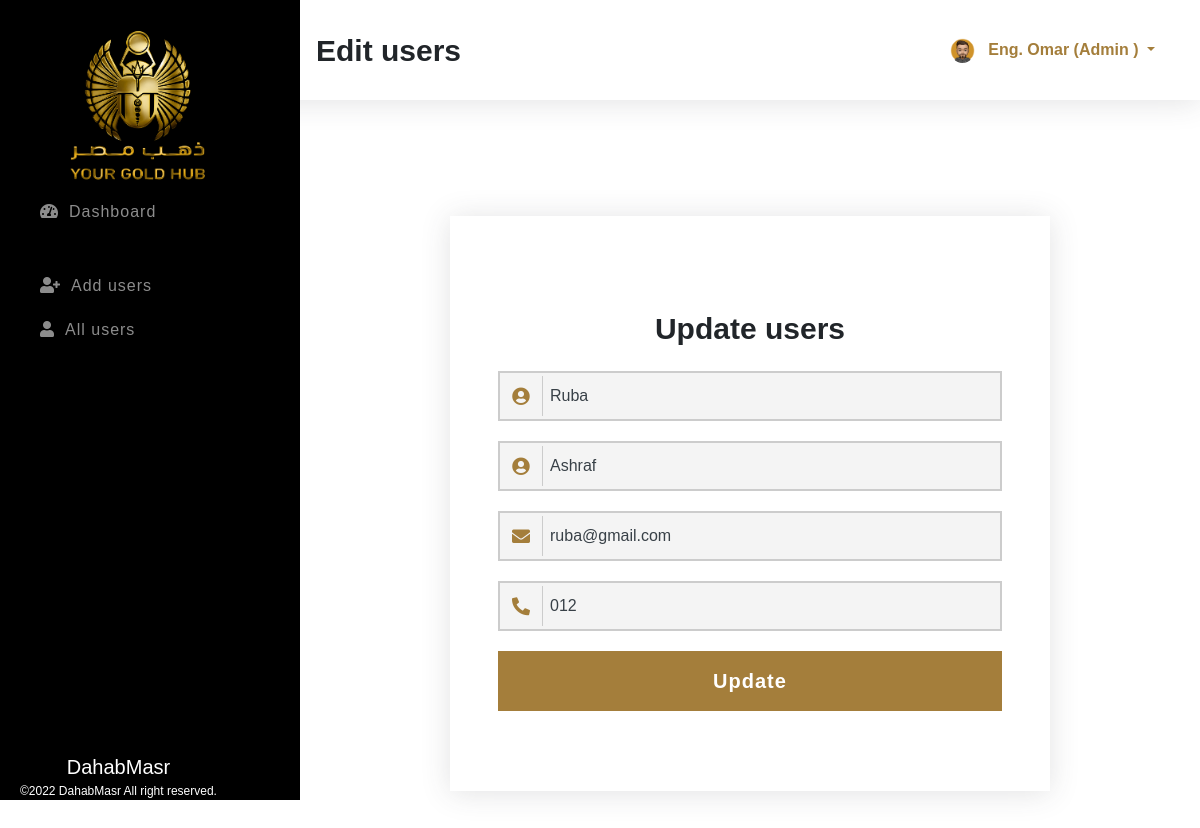
Screenshot of /inc/users.php?action=editusers&id=8 (signed in) with the database file from the repository.
### tables this page shows
CREATE TABLE `users` (
  `id` int(11) NOT NULL,
  `fname` varchar(100) NOT NULL,
  `lname` varchar(100) NOT NULL,
  `email` varchar(100) NOT NULL,
  `phone` varchar(100) NOT NULL,
  `password` varchar(255) NOT NULL,
  `role` varchar(100) NOT NULL,
  `avatar` varchar(255) NOT NULL
);

### inc/users.php (the view, shortened to what this page needs)
<?php
    $sessionId = isset($_SESSION['id']) ?$_SESSION['id'] :'';
    $sessionRole = isset($_SESSION['role']) ?$_SESSION['role'] :'';
    include_once "../config.php";
    $id = isset($_REQUEST['id']) ? $_REQUEST['id']:'dashboard';
    $action = isset($_REQUEST['action']) ?$_REQUEST['action']: '';
?>
<!DOCTYPE html>
<html lang="en">
<head>
    <link rel="stylesheet" href="../assets/css/bootstrap.min.css">
    <link rel="stylesheet" href="../assets/css/all.min.css">
    <link rel="stylesheet" href="../assets/css/style.css">
</head>
<body>
<section class="topber">
        <div class="topber__title">
            <span class="topber__title--text">
                <?php
                    if ( 'dashboard' == $id ) {
                        echo "DashBoard";
                    } elseif ( 'addusers' == $id ) {
                        echo "Add users";
                    } elseif ( 'allusers' == $id ) {
                        echo "users";
                    } elseif ( 'userProfile' == $id ) {
                        echo "Your Profile";
                    } elseif ( 'editusers' == $action ) {
                        echo "Edit users";
                    }
                ?>
            </span>
        </div>
        <div class="topber__profile">
            <?php
                $query = "SELECT fname,lname,role,avatar FROM {$sessionRole}s WHERE id='$sessionId'";
                $result = mysqli_query( $connection, $query );
                if ( $data = mysqli_fetch_assoc( $result ) ) {
                    $fname = $data['fname'];
                    $lname = $data['lname'];
                    $role = $data['role'];
                    $avatar = $data['avatar'];
                ?>
                <img src="../assets/img/<?php echo "$avatar"; ?>" height="25" width="25" class="rounded-circle" alt="profile">
                <div class="dropdown">
                    <button class="btn dropdown-toggle" type="button" id="dropdownMenuButton" data-toggle="dropdown" aria-haspopup="true" aria-expanded="false">
                    <?php
                        echo "$fname $lname (" . ucwords( $role ) . " )";
                        }
                    ?>
                    </button>
                </div>
        </div>
    </section>
    <section id="sideber" class="sideber">
        <ul class="sideber__ber">
        <img class="logo" src="../assets/img/logo.png" alt="Dahab" style="width:150px">
            <li id="left" class="sideber__item<?php if ( 'dashboard' == $id ) {
                                                  echo " active";
                                              }?>">
                <a href="../index.php?id=dashboard"><i id="left" class="fas fa-tachometer-alt"></i>Dashboard</a>
            </li>
            <?php if ( 'admin' == $sessionRole ) {?>
                <li id="left" class="sideber__item sideber__item--modify<?php if ( 'addusers' == $id ) {
                                                                            echo " active";
                                                                        }?>">
                    <a href="users.php?id=addusers"><i id="left" class="fas fa-user-plus"></i>Add users</a>
                </li><?php }?>
            <li id="left" class="sideber__item<?php if ( 'allusers' == $id ) {
    echo " active";
}?>">
                <a href="users.php?id=allusers"><i id="left" class="fas fa-user"></i>All users</a>
            </li>
        </ul>
        <footer class="text-center" style="font-size:12px;" ><span>DahabMasr</span><br>©2022 DahabMasr All right reserved.</footer>
    </section>
    <section class="main">
        <div class="container">
            <div class="users">
                <?php if ( 'editusers' == $action ) {
                        $usersID = $_REQUEST['id'];
                        $selectusers = "SELECT * FROM users WHERE id='{$usersID}'";
                        $result = mysqli_query( $connection, $selectusers );
                    $users = mysqli_fetch_assoc( $result );?>
                    <div class="addManager">
                        <div class="main__form">
                            <div class="main__form--title text-center">Update users</div>
                            <form action="../add.php" method="POST">
                                <div class="form-row">
                                    <div class="col col-12">
                                        <label class="input">
                                            <i id="left" class="fas fa-user-circle"></i>
                                            <input type="text" name="fname" placeholder="First name" value="<?php echo $users['fname']; ?>" required>
                                        </label>
                                    </div>
                                    <div class="col col-12">
                                        <label class="input">
                                            <i id="left" class="fas fa-user-circle"></i>
                                            <input type="text" name="lname" placeholder="Last Name" value="<?php echo $users['lname']; ?>" required>
                                        </label>
                                    </div>
                                    <div class="col col-12">
                                        <label class="input">
                                            <i id="left" class="fas fa-envelope"></i>
                                            <input type="email" name="email" placeholder="Email" value="<?php echo $users['email']; ?>" required>
                                        </label>
                                    </div>
                                    <div class="col col-12">
                                        <label class="input">
                                            <i id="left" class="fas fa-phone-alt"></i>
                                            <input type="number" name="phone" placeholder="Phone" value="<?php echo $users['phone']; ?>" required>
                                        </label>
                                    </div>
                                    <div class="col col-12">
                                        <input type="submit" value="Update">
                                    </div>
                                </div>
                            </form>
                        </div>
                    </div>
                <?php }?>
            </div>
        </div>
    </section>
</body>
</html>

### assets/css/style.css (style rules this page uses)
*, *::before, *::after { margin: 0; padding: 0; -webkit-box-sizing: border-box; box-sizing: border-box; }
body { font-family: sans-serif; }
a { text-decoration: none !important; }
.topber { position: fixed; width: 100%; top: 0; left: 0; padding-left: 300px; right: 0; z-index: 999; -webkit-box-shadow: 0 0.15rem 1.75rem 0 rgba(58, 59, 69, 0.15); box-shadow: 0 0.15rem 1.75rem 0 rgba(58, 59, 69, 0.15); background-color: #fff; }
.topber__title { height: 12.5vh; float: left; display: -webkit-box; display: -ms-flexbox; display: flex; -webkit-box-orient: horizontal; -webkit-box-direction: normal; -ms-flex-direction: row; flex-direction: row; -webkit-box-align: center; -ms-flex-align: center; align-items: center; padding-left: 1rem; }
.topber__title--text { font-size: 30px; font-weight: bold; }
.topber__profile { height: 12.5vh; float: right; padding-right: 10px; display: -webkit-box; display: -ms-flexbox; display: flex; -webkit-box-orient: horizontal; -webkit-box-direction: normal; -ms-flex-direction: row; flex-direction: row; -webkit-box-align: center; -ms-flex-align: center; align-items: center; padding: 2rem; }
.topber__profile button { color: #A47E3B; line-height: 10px; font-weight: bold; }
.sideber { position: fixed; top: 0; overflow-y: auto; left: 0; bottom: 0; width: 300px; height: 100vh; padding: 40px 20px 20px 20px; background-color: #000000; background-size: cover; -webkit-transition: left 0.5s ease; transition: left 0.5s ease; z-index: 999; }
.sideber__ber { list-style: none; }
.sideber__item { padding: 10px; }
.sideber__item a { color: rgba(255, 255, 255, 0.55); font-size: 16px; letter-spacing: 1px; font-weight: 500; }
.sideber__item a i { color: rgba(255, 255, 255, 0.55); padding: 0 10px; }
.sideber__item--modify { padding: 40px 10px 10px 10px; }
.sideber footer { position: absolute; bottom: 0; font-size: 16px; color: #fff; }
.sideber footer span { font-size: 20px; }
.main { margin-left: 300px; margin-top: 10vh; padding: 2rem; }
.main__form { max-width: 600px; padding: 5rem 3rem; -webkit-box-shadow: 0 0.15rem 1.75rem 0 rgba(58, 59, 69, 0.15); box-shadow: 0 0.15rem 1.75rem 0 rgba(58, 59, 69, 0.15); margin: 5rem auto; }
.main__form--title { font-size: 30px; font-weight: bold; padding: 10px 0; }
.main__form .input { position: relative; display: block; }
.main__form .input #left { color: #A47E3B; border-color: #ccc; -webkit-transition: border-color 0.5s; transition: border-color 0.5s; left: 5px; padding-right: 3px; border-right-width: 1px; border-right-style: solid; position: absolute; top: 5px; width: 40px; height: 40px; font-size: 18px; line-height: 40px; text-align: center; }
.main__form .input input, .main__form .input select { padding-left: 50px !important; display: block; width: 100%; height: 50px !important; padding: 8px 10px; margin: 10px 0; outline: none; border: 2px solid #ccc; background: #f4f4f4; color: #384047; -webkit-appearance: normal; -moz-appearance: normal; appearance: normal; }
.main__form .input input::placeholder, .main__form .input select::placeholder { color: #ccc; font-weight: bold; letter-spacing: 1px; }
.main__form input[type="submit"] { width: 100%; letter-spacing: 1px; font-weight: bold; font-size: 20px; color: #fff; text-align: center; margin-top: 10px; padding: 14px 0; -webkit-transition: 0.5s ease; transition: 0.5s ease; border: 1px solid #A47E3B; background-color: #A47E3B; }
.logo { width: 200px !important; margin-top: -20px; margin-left: 20px; }

### rows the page displays
users: fname "Ruba", lname "Ashraf", email "ruba@gmail.com", phone "012"

### other values shown
$fname "Eng."
$lname "Omar"
$role "Admin"
